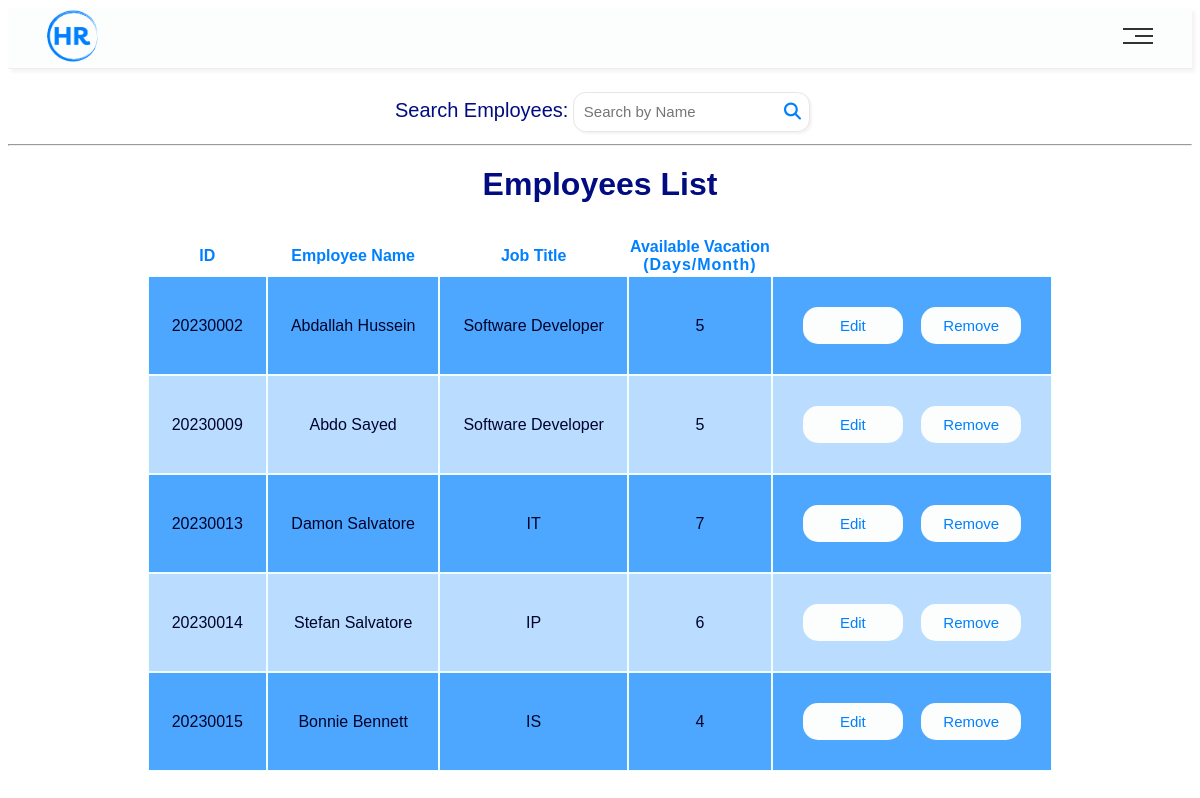
Before: /ShowEmployees/ with the older database file.
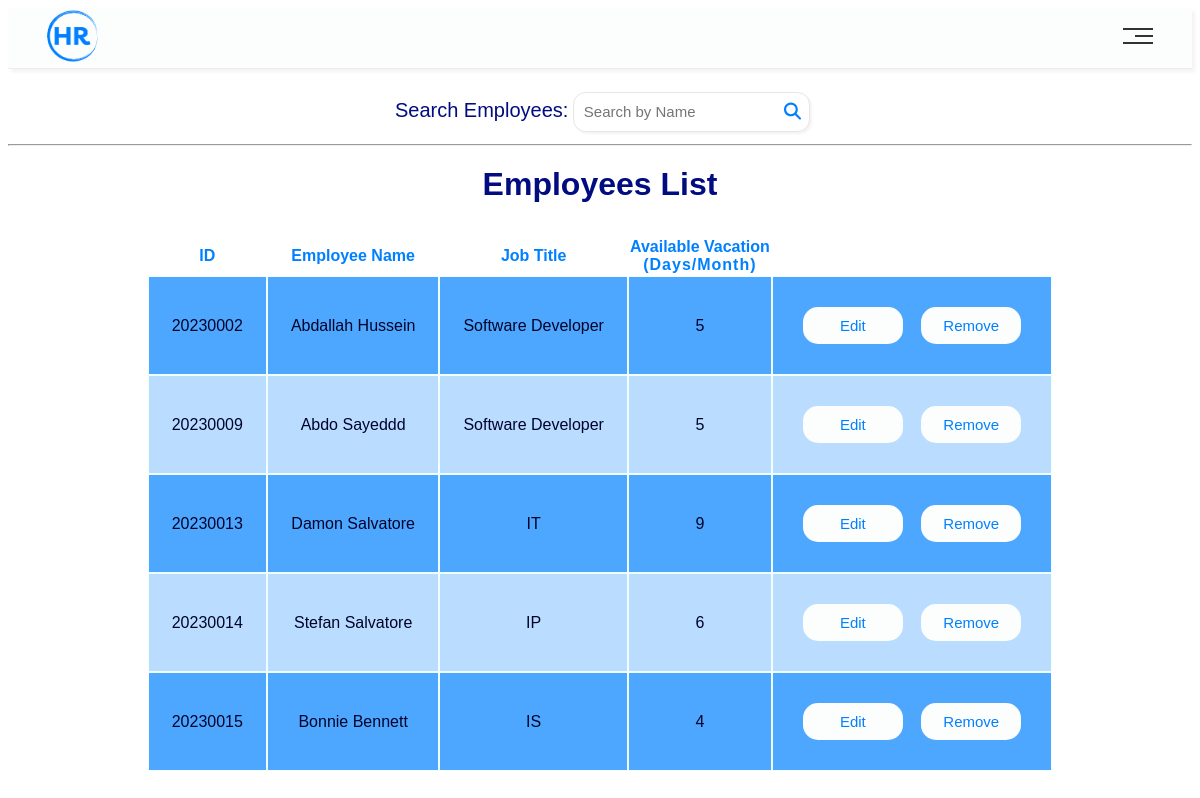
After: the same page with the newer database file.
### main/models.py (models this page shows, shortened)
class Employee(models.Model):
    ID = models.BigAutoField(primary_key=True, verbose_name='ID')
    userName = models.CharField(max_length=100)
    Email = models.CharField(max_length=255)
    phoneNum = models.IntegerField()
    address = models.CharField(max_length=255)
    birthDate = models.DateField()
    gender = models.CharField(max_length=10)
    jobTitle = models.CharField(max_length=64)
    maritalStatus = models.CharField(max_length=64)
    salary = models.IntegerField()
    vacationDays = models.IntegerField()

### main/views.py (the view)
# urls.py: path('ShowEmployees/', views.ShowEmployees, name='ShowEmployees'),
def ShowEmployees(request):
    context = {
        "Employees": Employee.objects.all()
    }
    return render(request, 'HRWebsite/Show Employees.html', context)

### main/templates/HRWebsite/Show Employees.html (shortened to what this page needs)
<!DOCTYPE html>
<html lang="en">
{% load static %}
<head>
    <link rel="stylesheet" href="{% static 'css/public.css' %}" />
    <link rel="stylesheet" href="{% static 'css/Navbar.css' %}" />
    <link rel="stylesheet" href="{% static 'css/Table.css' %}" />
    <link rel="stylesheet" href="https://use.fontawesome.com/releases/v5.15.3/css/all.css">
  </head>
  <body>
  {% include 'Navbar/HRNavBar.html' %}
  <section class="Conatiner">
    <form method="post">
      <label class="search">Search Employees: </label>
      <input class="srchfield" type="search" name="Search" placeholder="Search by Name" />
      <hr>
    </form>
      <table class="table">
        <caption class="caption">
          Employees List
        </caption>
        <thead>
          <tr>
            <th>ID</th>
            <th>Employee Name</th>
            <th>Job Title</th>
            <th>Available Vacation<span class="span">(Days/Month)</span></th>
          </tr>
        </thead>
        <tbody>
          {% for emp in Employees%}
          <tr>
            <td id= "ID">{{ emp.ID }}</td>
            <td>{{ emp.userName }}</td>
            <td>{{ emp.jobTitle }}</td>
            <td>{{ emp.vacationDays }}</td>
            <td>
            <div><button class = "edit">Edit</button></div>
            <div><button class = "remove">Remove</button></div>
            </td>
          </tr>
          {% endfor %}
        </tbody>
      </table>
  </body>
</html>

Changed rows visible on the page:
changed Employee id 20230009: userName "Abdo Sayed" → "Abdo Sayeddd"
changed Employee "Damon Salvatore": vacationDays "7" → "9"
